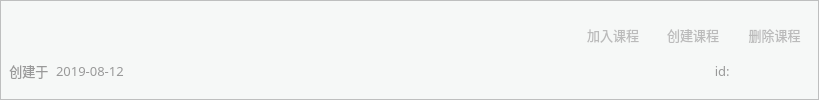
    <widget class="QFrame" name="course_base_info_area">
     <property name="minimumSize">
      <size>
       <width>819</width>
       <height>100</height>
      </size>
     </property>
     <property name="maximumSize">
      <size>
       <width>16777215</width>
       <height>100</height>
      </size>
     </property>
     <property name="styleSheet">
      <string notr="true">QFrame {
	background-color: #F6F8F7;
	border-bottom: 1px solid #E8ECEC;
}</string>
     </property>
     <property name="frameShape">
      <enum>QFrame::StyledPanel</enum>
     </property>
     <property name="frameShadow">
      <enum>QFrame::Raised</enum>
     </property>
     <layout class="QGridLayout" name="gridLayout">
      <property name="leftMargin">
       <number>5</number>
      </property>
      <property name="topMargin">
       <number>5</number>
      </property>
      <property name="rightMargin">
       <number>5</number>
      </property>
      <property name="bottomMargin">
       <number>5</number>
      </property>
      <property name="horizontalSpacing">
       <number>0</number>
      </property>
      <property name="verticalSpacing">
       <number>10</number>
      </property>
      <item row="0" column="1" colspan="4">
       <spacer name="verticalSpacer">
        <property name="orientation">
         <enum>Qt::Vertical</enum>
        </property>
        <property name="sizeHint" stdset="0">
         <size>
          <width>20</width>
          <height>40</height>
         </size>
        </property>
       </spacer>
      </item>
      <item row="2" column="7">
       <widget class="QLabel" name="course_id_text">
        <property name="font">
         <font>
          <family>微软雅黑</family>
          <pointsize>10</pointsize>
         </font>
        </property>
        <property name="styleSheet">
         <string notr="true">QLabel {
	background: none;
	color: #999999;
}</string>
        </property>
        <property name="text">
         <string/>
        </property>
        <property name="alignment">
         <set>Qt::AlignCenter</set>
        </property>
       </widget>
      </item>
      <item row="1" column="6">
       <widget class="QPushButton" name="pushButton_16">
        <property name="minimumSize">
         <size>
          <width>80</width>
          <height>0</height>
         </size>
        </property>
        <property name="maximumSize">
         <size>
          <width>80</width>
          <height>16777215</height>
         </size>
        </property>
        <property name="font">
         <font>
          <family>微软雅黑</family>
          <pointsize>10</pointsize>
         </font>
        </property>
        <property name="cursor">
         <cursorShape>PointingHandCursor</cursorShape>
        </property>
        <property name="styleSheet">
         <string notr="true">QPushButton {
	border: none;
	background: none;
	color: #bbbbbb;
}

QPushButton::hover {
	color: #333333;
}</string>
        </property>
        <property name="text">
         <string>创建课程</string>
        </property>
       </widget>
      </item>
      <item row="2" column="0">
       <widget class="QLabel" name="text">
        <property name="minimumSize">
         <size>
          <width>50</width>
          <height>0</height>
         </size>
        </property>
        <property name="maximumSize">
         <size>
          <width>50</width>
          <height>16777215</height>
         </size>
        </property>
        <property name="font">
         <font>
          <family>微软雅黑</family>
          <pointsize>10</pointsize>
         </font>
        </property>
        <property name="styleSheet">
         <string notr="true">QLabel {
	background: none;
	color: #999999;
}</string>
        </property>
        <property name="text">
         <string> 创建于</string>
        </property>
       </widget>
      </item>
      <item row="1" column="7" alignment="Qt::AlignRight">
       <widget class="QPushButton" name="delete_course_btn">
        <property name="minimumSize">
         <size>
          <width>80</width>
          <height>0</height>
         </size>
        </property>
        <property name="maximumSize">
         <size>
          <width>80</width>
          <height>16777215</height>
         </size>
        </property>
        <property name="font">
         <font>
          <family>微软雅黑</family>
          <pointsize>10</pointsize>
         </font>
        </property>
        <property name="cursor">
         <cursorShape>PointingHandCursor</cursorShape>
        </property>
        <property name="styleSheet">
         <string notr="true">QPushButton {
	border: none;
	background: none;
	color: #bbbbbb;
}

QPushButton::hover {
	color: red;
}</string>
        </property>
        <property name="text">
         <string> 删除课程</string>
        </property>
       </widget>
      </item>
      <item row="2" column="1">
       <widget class="QLabel" name="create_date_text">
        <property name="minimumSize">
         <size>
          <width>200</width>
          <height>0</height>
         </size>
        </property>
        <property name="maximumSize">
         <size>
          <width>200</width>
          <height>16777215</height>
         </size>
        </property>
        <property name="font">
         <font>
          <family>微软雅黑</family>
          <pointsize>10</pointsize>
         </font>
        </property>
        <property name="styleSheet">
         <string notr="true">QLabel {
	background: none;
	color: #999999;
}</string>
        </property>
        <property name="text">
         <string>2019-08-12</string>
        </property>
       </widget>
      </item>
      <item row="2" column="6">
       <widget class="QLabel" name="create_time_text_2">
        <property name="font">
         <font>
          <family>微软雅黑</family>
          <pointsize>10</pointsize>
         </font>
        </property>
        <property name="styleSheet">
         <string notr="true">QLabel {
	background: none;
	color: #999999;
}</string>
        </property>
        <property name="text">
         <string>id: </string>
        </property>
        <property name="alignment">
         <set>Qt::AlignRight|Qt::AlignTrailing|Qt::AlignVCenter</set>
        </property>
       </widget>
      </item>
      <item row="3" column="1" colspan="4">
       <spacer name="verticalSpacer_2">
        <property name="orientation">
         <enum>Qt::Vertical</enum>
        </property>
        <property name="sizeHint" stdset="0">
         <size>
          <width>20</width>
          <height>40</height>
         </size>
        </property>
       </spacer>
      </item>
      <item row="1" column="5">
       <widget class="QPushButton" name="pushButton_17">
        <property name="minimumSize">
         <size>
          <width>80</width>
          <height>0</height>
         </size>
        </property>
        <property name="maximumSize">
         <size>
          <width>80</width>
          <height>16777215</height>
         </size>
        </property>
        <property name="font">
         <font>
          <family>微软雅黑</family>
          <pointsize>10</pointsize>
         </font>
        </property>
        <property name="cursor">
         <cursorShape>PointingHandCursor</cursorShape>
        </property>
        <property name="styleSheet">
         <string notr="true">QPushButton {
	border: none;
	background: none;
	color: #bbbbbb;
}

QPushButton::hover {
	color: #333333;
}</string>
        </property>
        <property name="text">
         <string>加入课程</string>
        </property>
       </widget>
      </item>
      <item row="2" column="2">
       <spacer name="horizontalSpacer_12">
        <property name="orientation">
         <enum>Qt::Horizontal</enum>
        </property>
        <property name="sizeHint" stdset="0">
         <size>
          <width>40</width>
          <height>20</height>
         </size>
        </property>
       </spacer>
      </item>
      <item row="1" column="2" colspan="2">
       <spacer name="horizontalSpacer">
        <property name="orientation">
         <enum>Qt::Horizontal</enum>
        </property>
        <property name="sizeHint" stdset="0">
         <size>
          <width>40</width>
          <height>20</height>
         </size>
        </property>
       </spacer>
      </item>
      <item row="1" column="0" colspan="2">
       <widget class="QComboBox" name="courses_comboBox">
        <property name="minimumSize">
         <size>
          <width>250</width>
          <height>0</height>
         </size>
        </property>
        <property name="maximumSize">
         <size>
          <width>250</width>
          <height>16777215</height>
         </size>
        </property>
        <property name="font">
         <font>
          <family>微软雅黑</family>
          <pointsize>16</pointsize>
         </font>
        </property>
        <property name="cursor">
         <cursorShape>PointingHandCursor</cursorShape>
        </property>
        <property name="styleSheet">
         <string notr="true">QComboBox {
	color: #333333;
	border: none;
	background-color: #F6F8F7;
}

QComboBox::down-arrow {
	image: url(:/button/Resources/material/button/down.png);
	width: 20px;
	height: 10px;
}

QComboBox::drop-down{
	border:none;
  
}

QComboBox#comboBoxTwo::drop-down{
	border: none;
	background: none;  
}

QComboBox QAbstractItemView::item {
    font-size: 10px;
}</string>
        </property>
        <property name="iconSize">
         <size>
          <width>16</width>
          <height>16</height>
         </size>
        </property>
       </widget>
      </item>
     </layout>
    </widget>
